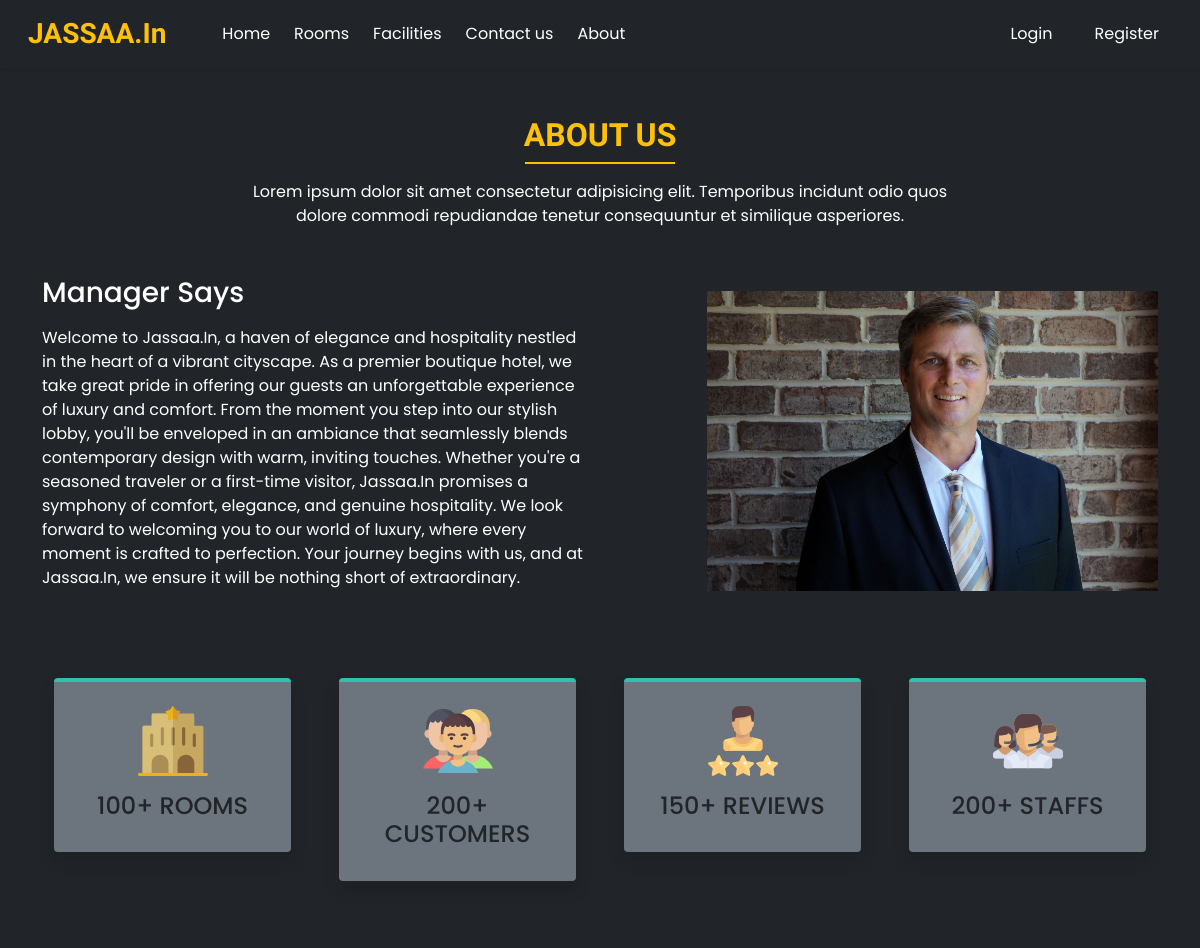
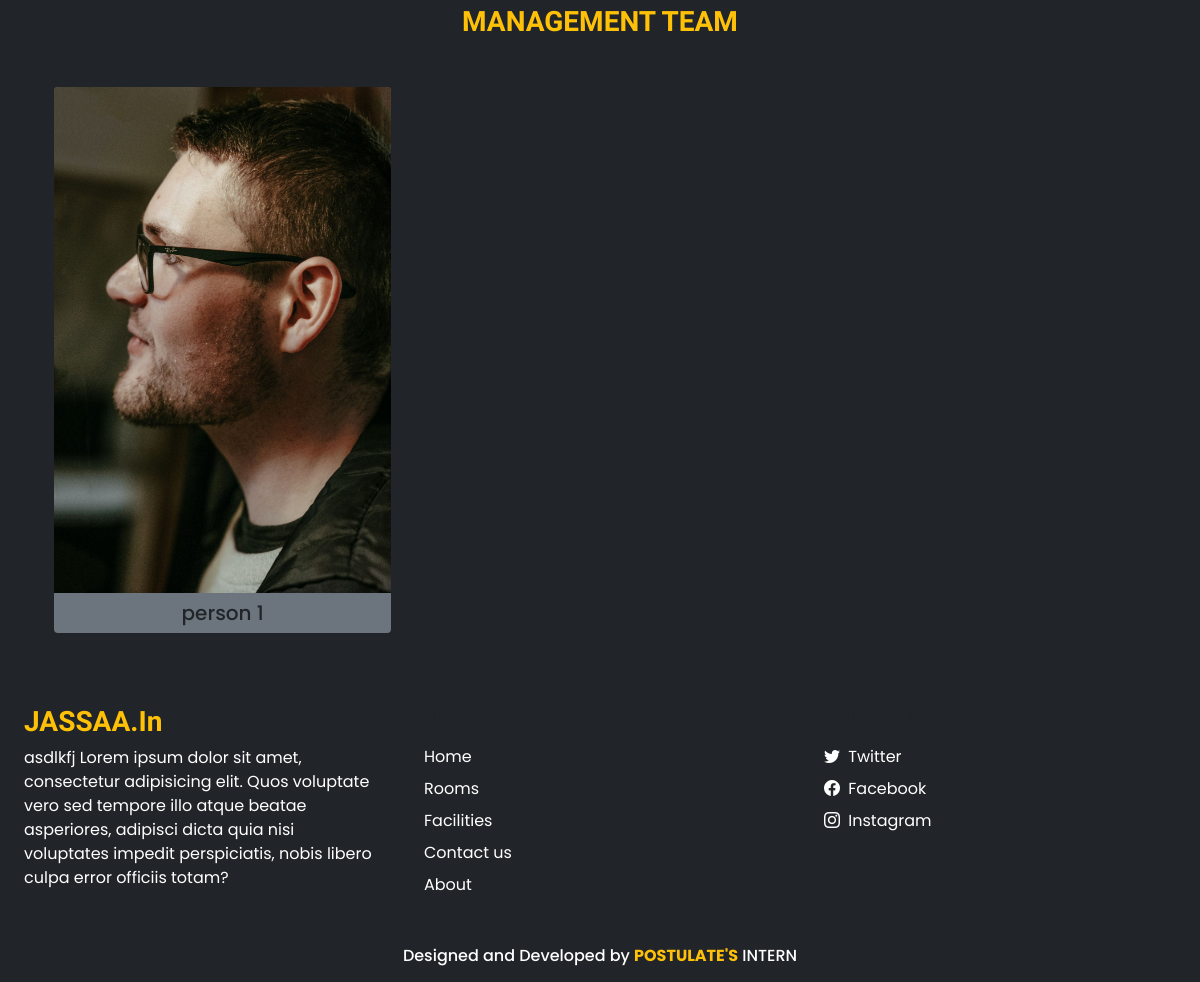
Page /about.php on the committed database (2 pictures, top to bottom).
### tables this page shows
CREATE TABLE `settings` (
  `sr_no` int(11) NOT NULL,
  `site_title` varchar(50) NOT NULL,
  `site_about` varchar(250) NOT NULL,
  `shutdown` tinyint(1) NOT NULL
);

CREATE TABLE `team_details` (
  `sr_no` int(11) NOT NULL,
  `name` varchar(50) NOT NULL,
  `picture` varchar(150) NOT NULL
);

### admin/inc/db_config.php (called while the page is built, shortened)
<?php
  function selectAll($table)
  {
    $con = $GLOBALS['con'];
    $res = mysqli_query($con,"SELECT * FROM $table");
    return $res;
  }
  function select($sql,$values,$datatypes)
  {
    $con = $GLOBALS['con'];
    if($stmt = mysqli_prepare($con,$sql))
    {
      mysqli_stmt_bind_param($stmt,$datatypes,...$values);
      if(mysqli_stmt_execute($stmt)){
        $res = mysqli_stmt_get_result($stmt);
        return $res;
      }
      else{
        mysqli_stmt_close($stmt);
        die("Query cannot be executed - Select");
      }
    }
    else{
      die("Query cannot be prepared - Select");
    }
  }
?>

### about.php (the view, shortened to what this page needs)
<!DOCTYPE html>
<html lang="en">
<head>
  <link  rel="stylesheet" href="https://unpkg.com/swiper@7/swiper-bundle.min.css">
  <?php require('inc/links.php'); ?>
</head>
<body class="bg-dark">
  <?php require('inc/header.php'); ?>
  <div class="my-5 px-4">
    <h2 class="fw-bold h-font text-center text-warning">ABOUT US</h2>
    <div class="h-line bg-warning"></div>
    <p class="text-center mt-3 text-white">
      Lorem ipsum dolor sit amet consectetur adipisicing elit.
      Temporibus incidunt odio quos <br> dolore commodi repudiandae
      tenetur consequuntur et similique asperiores.
    </p>
  </div>
  <div class="container">
    <div class="row justify-content-between align-items-center">
      <div class="col-lg-6 col-md-5 mb-4 order-lg-1 order-md-1 order-2">
        <h3 class="mb-3 text-white">Manager Says</h3>
        <p class="text-white">
        Welcome to Jassaa.In, a haven of elegance and hospitality nestled in the heart of a vibrant cityscape. As a premier boutique hotel, we take great pride in offering our guests an unforgettable experience of luxury and comfort. From the moment you step into our stylish lobby, you'll be enveloped in an ambiance that seamlessly blends contemporary design with warm, inviting touches.
        Whether you're a seasoned traveler or a first-time visitor, Jassaa.In promises a symphony of comfort, elegance, and genuine hospitality. We look forward to welcoming you to our world of luxury, where every moment is crafted to perfection. Your journey begins with us, and at Jassaa.In, we ensure it will be nothing short of extraordinary.
        </p>
      </div>
      <div class="col-lg-5 col-md-5 mb-4 order-lg-2 order-md-2 order-1">
        <img src="images/about/about.jpg" class="w-100">
      </div>
    </div>
  </div>
  <div class="container mt-5">
    <div class="row">
      <div class="col-lg-3 col-md-6 mb-4 px-4">
        <div class="bg-secondary rounded shadow p-4 border-top border-4 text-center box">
          <img src="images/about/hotel.svg" width="70px">
          <h4 class="mt-3">100+ ROOMS</h4>
        </div>
      </div>
      <div class="col-lg-3 col-md-6 mb-4 px-4">
        <div class="bg-secondary rounded shadow p-4 border-top border-4 text-center box">
          <img src="images/about/customers.svg" width="70px">
          <h4 class="mt-3">200+ CUSTOMERS</h4>
        </div>
      </div>
      <div class="col-lg-3 col-md-6 mb-4 px-4">
        <div class="bg-secondary rounded shadow p-4 border-top border-4 text-center box">
          <img src="images/about/rating.svg" width="70px">
          <h4 class="mt-3">150+ REVIEWS</h4>
        </div>
      </div>
      <div class="col-lg-3 col-md-6 mb-4 px-4">
        <div class="bg-secondary rounded shadow p-4 border-top border-4 text-center box">
          <img src="images/about/staff.svg" width="70px">
          <h4 class="mt-3">200+ STAFFS</h4>
        </div>
      </div>
    </div>
  </div>
  <h3 class="my-5 fw-bold h-font text-center text-warning">MANAGEMENT TEAM</h3>
  <div class="container px-4">
    <div class="swiper mySwiper">
      <div class="swiper-wrapper mb-5">
        <?php
          $about_r = selectAll('team_details');
          $path=ABOUT_IMG_PATH;
          while($row = mysqli_fetch_assoc($about_r)){
            echo<<<data
              <div class="swiper-slide bg-secondary text-center overflow-hidden rounded">
                <img src="$path$row[picture]" class="w-100">
                <h5 class="mt-2">$row[name]</h5>
              </div>
            data;
          }
        ?>
      </div>
    </div>
  </div>
  <?php require('inc/footer.php'); ?>
</body>
</html>

### inc/header.php (shortened to what this page needs)
<nav id="nav-bar" class="navbar navbar-expand-lg navbar-light  px-lg-3 py-lg-2 shadow-sm sticky-top bg-dark">
  <div class="container-fluid ">
    <a class="navbar-brand me-5 fw-bold fs-3 h-font text-warning" href="index.php"><?php echo $settings_r['site_title'] ?></a>
    <div class="collapse navbar-collapse" id="navbarSupportedContent">
      <ul class="navbar-nav me-auto mb-2 mb-lg-0">
        <li class="nav-item">
          <a class="nav-link me-2 text-white" href="index.php">Home</a>
        </li>
        <li class="nav-item">
          <a class="nav-link me-2 text-white" href="rooms.php">Rooms</a>
        </li>
        <li class="nav-item">
          <a class="nav-link me-2 text-white" href="facilities.php">Facilities</a>
        </li>
        <li class="nav-item">
          <a class="nav-link me-2 text-white" href="contact.php">Contact us</a>
        </li>
        <li class="nav-item">
          <a class="nav-link text-white" href="about.php">About</a>
        </li>
      </ul>
      <div class="d-flex">
        <?php
          if(isset($_SESSION['login']) && $_SESSION['login']==true)
          {
            $path = USERS_IMG_PATH;
            echo<<<data
              <div class="btn-group ">
                <button type="button" class="btn btn-outline-white shadow-none dropdown-toggle text-white " data-bs-toggle="dropdown" data-bs-display="static" aria-expanded="false">
                  <img src="$path$_SESSION[uPic]" style="width: 25px; height: 25px;" class="me-1 rounded-circle">
                  $_SESSION[uName]
                </button>
                <ul class="dropdown-menu dropdown-menu-lg-end">
                  <li><a class="dropdown-item" href="profile.php">Profile</a></li>
                  <li><a class="dropdown-item" href="bookings.php">Bookings</a></li>
                  <li><a class="dropdown-item" href="logout.php">Logout</a></li>
                </ul>
              </div>
            data;
          }
          else
          {
            echo<<<data
              <button type="button" class="btn btn-outline-white shadow-none me-lg-3 me-2 text-white" data-bs-toggle="modal" data-bs-target="#loginModal">
                Login
              </button>
              <button type="button" class="btn btn-outline-white shadow-none text-white" data-bs-toggle="modal" data-bs-target="#registerModal">
                Register
              </button>
            data;
          }
        ?>
      </div>
    </div>
  </div>
</nav>

### inc/footer.php (shortened to what this page needs)
<div class="container-fluid bg-dark mt-5">
  <div class="row">
    <div class="col-lg-4 p-4">
      <h3 class="h-font fw-bold fs-3 mb-2 text-warning"><?php echo $settings_r['site_title'] ?></h3>
      <p class="text-white">
        <?php echo $settings_r['site_about'] ?>
      </p>
    </div>
    <div class="col-lg-4 p-4">
      <h5 class="mb-3">Links</h5>
      <a href="index.php" class="d-inline-block mb-2 text-white text-decoration-none">Home</a> <br>
      <a href="rooms.php" class="d-inline-block mb-2 text-white text-decoration-none">Rooms</a> <br>
      <a href="facilities.php" class="d-inline-block mb-2 text-white text-decoration-none">Facilities</a> <br>
      <a href="contact.php" class="d-inline-block mb-2 text-white text-decoration-none">Contact us</a> <br>
      <a href="about.php" class="d-inline-block mb-2 text-white text-decoration-none">About</a>
    </div>
    <div class="col-lg-4 p-4">
        <h5 class="mb-3">Follow us</h5>
        <?php
          if($contact_r['tw']!=''){
            echo<<<data
              <a href="$contact_r[tw]" class="d-inline-block text-white text-decoration-none mb-2">
                <i class="bi bi-twitter me-1"></i> Twitter
              </a><br>
            data;
          }
        ?>
        <a href="<?php echo $contact_r['fb'] ?>" class="d-inline-block text-white text-decoration-none mb-2">
          <i class="bi bi-facebook me-1"></i> Facebook
        </a><br>
        <a href="<?php echo $contact_r['insta'] ?>" class="d-inline-block text-white text-decoration-none">
          <i class="bi bi-instagram me-1"></i> Instagram
        </a><br>
    </div>
  </div>
</div>
<h6 class="text-center bg-dark text-white p-3 m-0">Designed and Developed by <b class="text-warning">POSTULATE'S</b> INTERN</h6>

### css/common.css (style rules this page uses)
:root { --teal: #2ec1ac; --teal_hover: #279e8c; }
* { font-family: 'Poppins', sans-serif; }
.h-font { font-family: 'Merienda', cursive; }
.h-line { width: 150px; margin: 0 auto; height: 1.7px; }

### about.php (style rules this page uses)
.box { border-top-color: var(--teal) !important; }

### rows in the picture
settings: site_title "JASSAA.In", site_about "asdlkfj Lorem ipsum dolor sit amet, consectetur adipisicing elit. Quos voluptate vero sed tempore illo atque beatae asperiores, adipisci dicta quia nisi voluptates impedit perspiciatis, nobis libero culpa error officiis totam?"
team_details: picture (picture), name "person 1"
